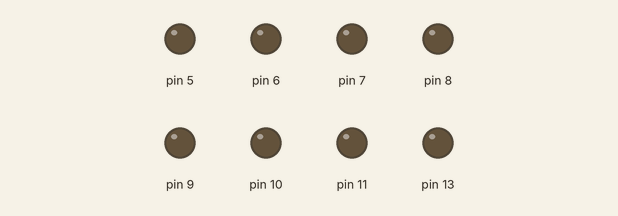
Bench run of a sketch on a simulated Arduino Uno, built with avr-gcc and run on an emulated ATmega328P. Shown: output pins drawn as LEDs (lit = HIGH).

Above: at 0.1 s.
At 2.1 s:
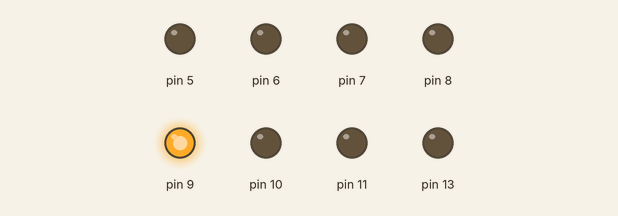
At 4.1 s:
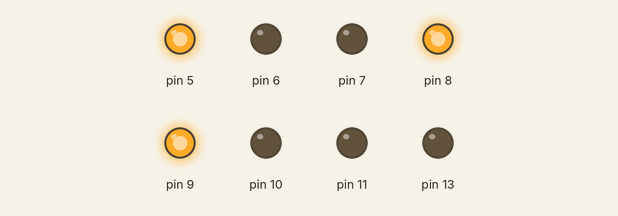
At 9.1 s:
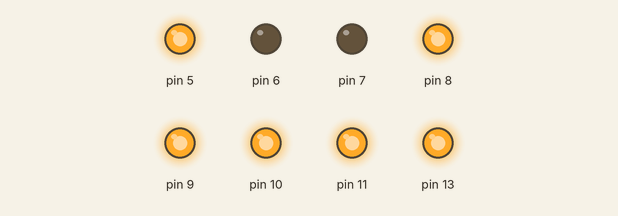
At 20.1 s:
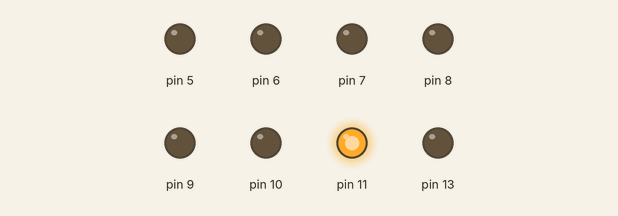
At 39.1 s:
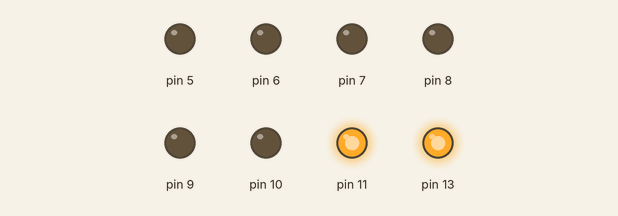
Timing chart, 0 to 40.0 s (numbered marks = the images above):
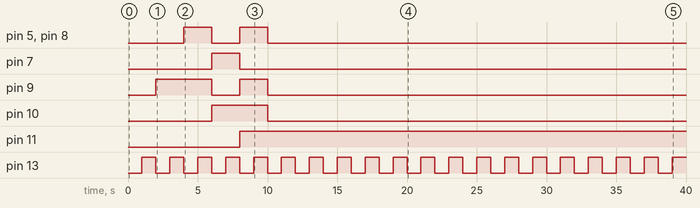

Measured:
- by itself, pin 5, pin 8: alternates HIGH for 2.0 s and LOW for 2.0 s, 4 changes in all, then stays LOW
- by itself, pin 7: LOW → HIGH at 6.0 s, → LOW 2.0 s later
- by itself, pin 9: LOW → HIGH at 2.0 s, → LOW 4.0 s later, → HIGH 2.0 s later, → LOW 2.0 s later
- by itself, pin 10: LOW → HIGH at 6.0 s, → LOW 4.0 s later
- by itself, pin 11: LOW → HIGH at 8.0 s
- by itself, pin 13: alternates HIGH for 1.0 s and LOW for 1.0 s

The sketch:

shift_register.ino
```cpp
int E=0;
int F=0;
int G=1;
int H=1;
int a,b,c,d,e,f,g,A,B,C,D;
void setup()
{
pinMode(5, OUTPUT);
pinMode(6, OUTPUT);
pinMode(7, OUTPUT);
pinMode(8, OUTPUT);
pinMode(9, OUTPUT);
pinMode(10, OUTPUT);
pinMode(11, OUTPUT);
pinMode(13, OUTPUT);
}

void loop()
{ A=(G&&H);
   B=E;
   C=F;
   D=G;

  digitalWrite(5, a);
  digitalWrite(6, b);
  digitalWrite(7, c);
  digitalWrite(8, d);
  digitalWrite(9, e);
  digitalWrite(10, f);
  digitalWrite(11, g);
  a=((!A&&!B&&!C&&D)||(B&&!C&&!D));
  b=(B&&(C^D));
  c=(!B&&C&&!D);
  d=((!A&&!B&&!C&&D)||(B&&!C&&!D)||(B&&C&&D));
  e=((B&&!C)||D);
  f=((!A&&!B&&D)||(!B&&C)||(C&&D));
  g=((!A&&!B&&!C)||(B&&C&&D));

 digitalWrite(13, LOW);
 delay(1000);
 digitalWrite(13, HIGH);
 delay(1000);
 E=A;
 F=B;
 G=C;
 H=D;
}
```
